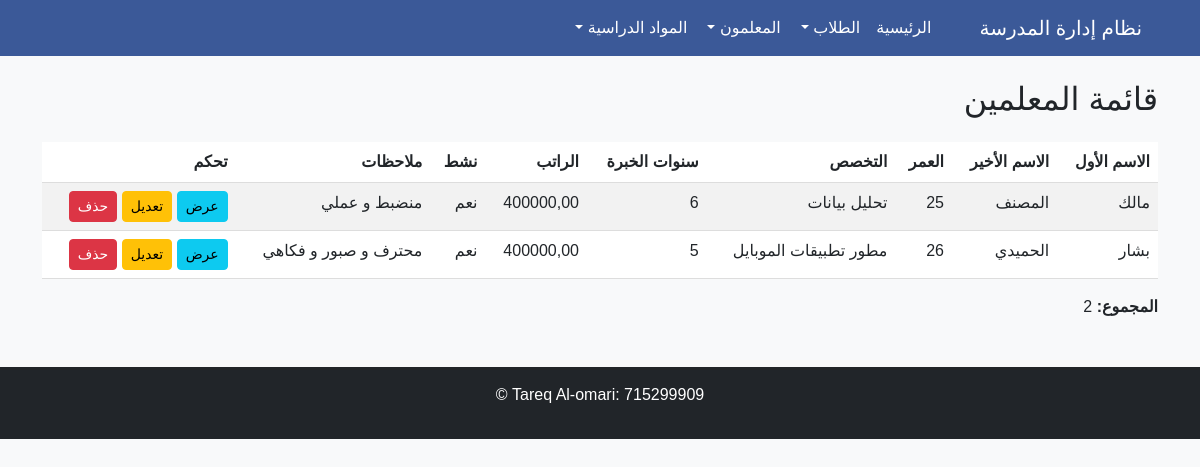
The app's page /teachers/all/ with its own data.
### teachers/models.py (models this page shows, shortened)
class Teacher(models.Model):
    f_name = models.CharField(max_length=50, verbose_name="الاسم الأول")
    l_name = models.CharField(max_length=50, verbose_name="الاسم الأخير")
    age = models.IntegerField(verbose_name="العمر")
    specialty = models.CharField(max_length=100, verbose_name="التخصص")
    years_of_experience = models.IntegerField(verbose_name="سنوات الخبرة")
    salary = models.DecimalField(max_digits=10, decimal_places=2, verbose_name="الراتب")
    is_active = models.BooleanField(default=True, verbose_name="نشط")
    notes = models.TextField(blank=True, null=True, verbose_name="ملاحظات")
    class Meta:
        verbose_name = "معلم"
        verbose_name_plural = "المعلمين"

### teachers/views.py (the view)
# urls.py: path('all/', views.read_teachers, name='teachers'),
def read_teachers(request):
    teachers = Teacher.objects.all()
    teachers_count = teachers.count()
    return render(request, 'teachers/all_teachers.html', {
        'teachers': teachers,
        'teachers_count': teachers_count
    })

### templates/teachers/all_teachers.html
{% extends 'base.html' %}
{% block content %}
<h2 class="mb-4">قائمة المعلمين</h2>
<table class="table table-striped">
    <thead>
        <tr>
            <th>الاسم الأول</th>
            <th>الاسم الأخير</th>
            <th>العمر</th>
            <th>التخصص</th>
            <th>سنوات الخبرة</th>
            <th>الراتب</th>
            <th>نشط</th>
            <th>ملاحظات</th>
            <th>تحكم</th>
        </tr>
    </thead>
    <tbody>
        {% for teacher in teachers %}
        <tr>
            <td>{{ teacher.f_name }}</td>
            <td>{{ teacher.l_name }}</td>
            <td>{{ teacher.age }}</td>
            <td>{{ teacher.specialty }}</td>
            <td>{{ teacher.years_of_experience }}</td>
            <td>{{ teacher.salary }}</td>
            <td>{% if teacher.is_active %} نعم {% else %} لا {% endif %}</td>
            <td>{{ teacher.notes|default:"-" }}</td>
            <td>
                <a href="{% url 'teacher:teacher_one' teacher.id %}" class="btn btn-sm btn-info">عرض</a>
                <a href="{% url 'teacher:edit_teacher' teacher.id %}" class="btn btn-sm btn-warning">تعديل</a>
                <a href="{% url 'teacher:delete_teacher' teacher.id %}" class="btn btn-sm btn-danger" onclick="return confirm('هل أنت متأكد من حذف المعلم؟')">حذف</a>
            </td>
        </tr>
        {% endfor %}
    </tbody>
</table>
<p class="mt-3"><strong>المجموع:</strong> {{ teachers_count }}</p>
{% endblock %}

### templates/base.html (style rules this page uses)
body { font-family: 'Arial', sans-serif; background-color: #f8f9fa; }
table { width: 100%; border-collapse: collapse; }
th, td { padding: 12px; text-align: right; border-bottom: 1px solid #ddd; }
th { background-color: #4a69bd; color: white; }

### records on screen
Teacher: f_name "مالك", l_name "المصنف", age "25", specialty "تحليل بيانات", years_of_experience "6", salary "400000,00", is_active "نعم", notes "منضبط و عملي"
Teacher: f_name "بشار", l_name "الحميدي", age "26", specialty "مطور تطبيقات الموبايل", years_of_experience "5", salary "400000,00", is_active "نعم", notes "محترف و صبور و فكاهي"

### other values on screen
{{ teachers_count }} "2"
